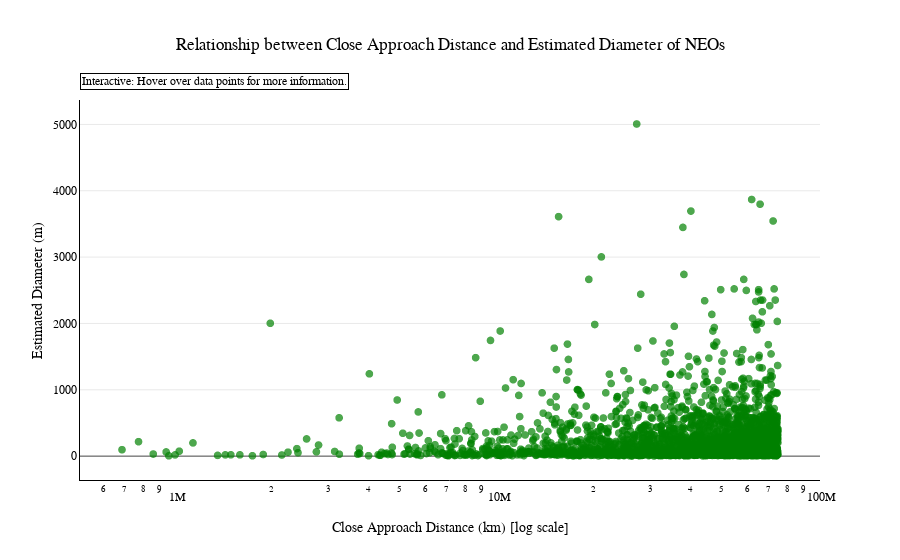
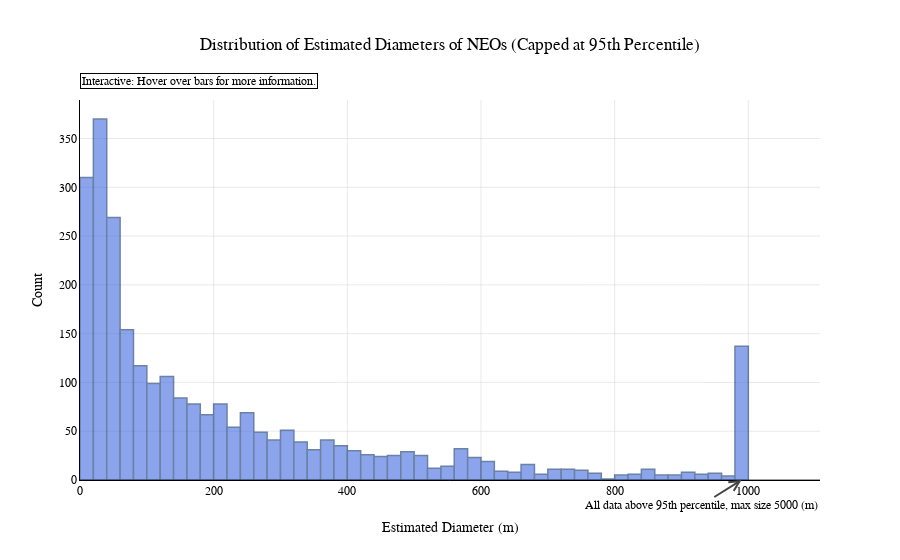
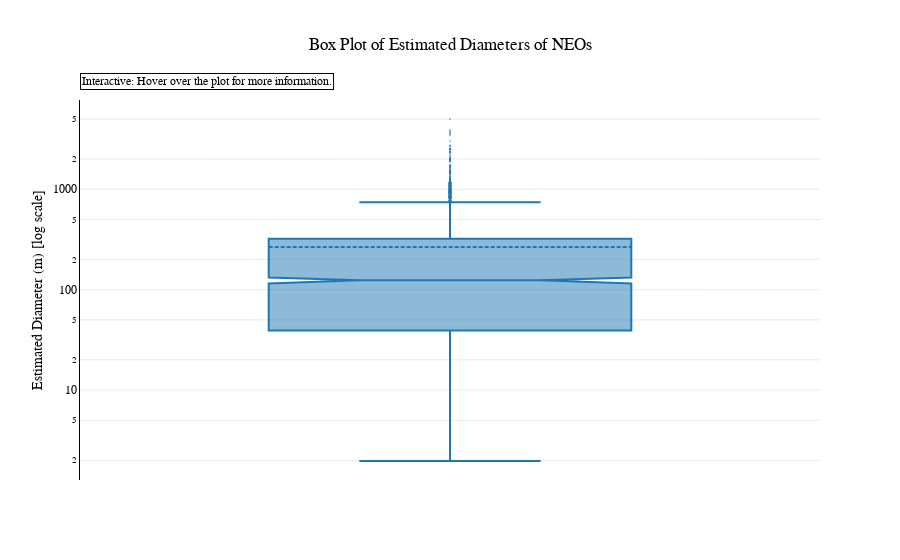

Here is the notebook cell these charts were saved with, in order:
### Markdown cell above
### Task 4: Data Visualization Part B

- Create a pie chart of the proportion of hazardous vs non-hazardous NEOs.
- Create a scatter plot of the correlation between NEO size and close approach distance.
- Customize the appearance of your plots (e.g., colors, labels, titles).
- Create interactive visualizations using a library like Plotly. For example, create an interactive scatter plot where you can hover over each point to see more information about the NEO. **Be creative!**

### Code cell
# Write your code
import pandas as pd
import matplotlib as plt
from src.utils import *
import plotly.io as pio

# Used to stop Jupyter from overriding custom plotly specifications
pio.templates.default = "none"

#Get the count of each potentially_hazardous true and false
df_hazardous_pieChart = pd.DataFrame()
df_hazardous_series = df['potentially_hazardous'].value_counts()
df_hazardous_pieChart = df_hazardous_series.reset_index()
df_hazardous_pieChart.columns = ['potentially_hazardous', 'count']

# Rename cells
df_hazardous_pieChart.at[0, 'potentially_hazardous'] = 'non-hazardous'
df_hazardous_pieChart.at[1, 'potentially_hazardous'] = 'hazardous'


# Plot pie chart
colors = ['green', 'red']  # Green for non-hazardous, red for hazardous
title = 'Distribution of Potentially Hazardous vs Non-Hazardous NEOs'
plot_pie_chart(
    df_hazardous_pieChart,
    'potentially_hazardous',
    'count',
    title,
    colors)
#plot_pie_chart(df_hazardous_pieChart,'potetially_hazardous','count',title,colors)


# Calculate the average diameter and add it as a new column
df['estimated_diameter_average (m)'] = (df['estimated_diameter_min (m)'] + df['estimated_diameter_max (m)']) / 2
# Turned missed distance values into numeric
df['miss_distance (km)'] = pd.to_numeric(df['miss_distance (km)'], errors='coerce')

# Plot scatterplot
fig, ax = plt.subplots(figsize=(10, 6), constrained_layout=True)
title = 'Relationship between Close Approach Distance and Estimated Diameter of NEOs'
plot_scatter_ass2(
    df, 'miss_distance (km)',
    'estimated_diameter_average (m)',
    'green',
    title,
    ax,
    'Close Approach Distance (km) [log scale]',
    'Estimated Diameter (m)')

# Plot interactive scatterplot
plot_interactive_scatter(
    df,
    'miss_distance (km)',
    'estimated_diameter_average (m)',
    'Relationship between Close Approach Distance and Estimated Diameter of NEOs',
    'Close Approach Distance (km) [log scale]',
    'Estimated Diameter (m)'
    )

# Plot interactive histogram with winsorized data and an annotation
plot_interactive_histogram(
    df,
    'estimated_diameter_average (m)',
    'Distribution of Estimated Diameters of NEOs (Capped at 95th Percentile)',
    'Estimated Diameter (m)'
)

# Plot interactive boxplot with log scale
plot_interactive_box(
    df,
    'estimated_diameter_average (m)',
    'Box Plot of Estimated Diameters of NEOs',
    'Estimated Diameter (m) [log scale]'
    )

### Figure 1 — Plotly figure (JSON) as saved in the notebook; plotly's stock layout.template omitted (floating-point values rounded to 4 significant figures; data arrays with more than 128 entries replaced by an {"elided": "..."} marker saying what was removed)
{"data": [{"hovertemplate": "Close Approach Distance (km) [log scale]=%{x}<br>Estimated Diameter (m)=%{y}<extra></extra>", "legendgroup": "", "marker": {"color": "green", "symbol": "circle", "opacity": 0.7, "size": 8}, "mode": "markers", "name": "", "showlegend": false, "x": {"elided": "2674 float values"}, "xaxis": "x", "y": {"elided": "2674 float values"}, "yaxis": "y", "type": "scattergl"}], "layout": {"xaxis": {"anchor": "y", "domain": [0.0, 1.0], "title": {"text": "Close Approach Distance (km) [log scale]"}, "type": "log", "linecolor": "black", "showgrid": false, "gridcolor": "LightGrey", "gridwidth": 0.5}, "yaxis": {"anchor": "x", "domain": [0.0, 1.0], "title": {"text": "Estimated Diameter (m)"}, "linecolor": "black", "showgrid": true, "gridcolor": "LightGrey", "gridwidth": 0.5}, "legend": {"tracegroupgap": 0, "title": {"text": "Legend"}}, "title": {"text": "Relationship between Close Approach Distance and Estimated Diameter of NEOs"}, "font": {"family": "Arial, sans-serif", "size": 12, "color": "black"}, "plot_bgcolor": "white", "annotations": [{"align": "left", "bordercolor": "black", "borderwidth": 1, "showarrow": false, "text": "Interactive: Hover over data points for more information.", "x": 0, "xref": "paper", "y": 1.07, "yref": "paper"}]}}

### Figure 2 — Plotly figure (JSON) as saved in the notebook; plotly's stock layout.template omitted (floating-point values rounded to 4 significant figures; data arrays with more than 128 entries replaced by an {"elided": "..."} marker saying what was removed)
{"data": [{"alignmentgroup": "True", "bingroup": "x", "hovertemplate": "estimated_diameter_average (m)=%{x}<br>count=%{y}<extra></extra>", "legendgroup": "", "marker": {"color": "RoyalBlue", "pattern": {"shape": ""}, "line": {"color": "rgb(8,48,107)", "width": 1.5}}, "name": "", "nbinsx": 50, "offsetgroup": "", "orientation": "v", "showlegend": false, "x": {"elided": "2674 float values"}, "xaxis": "x", "yaxis": "y", "type": "histogram", "opacity": 0.6}], "layout": {"xaxis": {"anchor": "y", "domain": [0.0, 1.0], "title": {"text": "Estimated Diameter (m)"}, "linecolor": "black", "showgrid": true, "gridcolor": "LightGrey", "gridwidth": 0.5, "fixedrange": true}, "yaxis": {"anchor": "x", "domain": [0.0, 1.0], "title": {"text": "Count"}, "linecolor": "black", "showgrid": true, "gridcolor": "LightGrey", "gridwidth": 0.5}, "legend": {"tracegroupgap": 0}, "title": {"text": "Distribution of Estimated Diameters of NEOs (Capped at 95th Percentile)"}, "barmode": "relative", "font": {"family": "Arial, sans-serif", "size": 12, "color": "black"}, "plot_bgcolor": "white", "annotations": [{"arrowhead": 5, "ax": -40, "ay": 25, "showarrow": true, "text": "All data above 95th percentile, max size 5000 (m)", "x": 989.8, "xref": "x", "y": 0, "yref": "paper"}, {"align": "left", "bordercolor": "black", "borderwidth": 1, "showarrow": false, "text": "Interactive: Hover over bars for more information.", "x": 0, "xref": "paper", "y": 1.07, "yref": "paper"}]}}

### Figure 3 — Plotly figure (JSON) as saved in the notebook; plotly's stock layout.template omitted (floating-point values rounded to 4 significant figures; data arrays with more than 128 entries replaced by an {"elided": "..."} marker saying what was removed)
{"data": [{"alignmentgroup": "True", "boxpoints": "suspectedoutliers", "hovertemplate": "Estimated Diameter (m) [log scale]=%{y}<extra></extra>", "legendgroup": "", "marker": {"color": "#1F77B4", "opacity": 0.5, "size": 2}, "name": "", "notched": true, "offsetgroup": "", "orientation": "v", "showlegend": false, "x0": " ", "xaxis": "x", "y": {"elided": "2674 float values"}, "y0": " ", "yaxis": "y", "type": "box", "line": {"width": 2}, "boxmean": true}], "layout": {"xaxis": {"anchor": "y", "domain": [0.0, 1.0]}, "yaxis": {"anchor": "x", "domain": [0.0, 1.0], "title": {"text": "Estimated Diameter (m) [log scale]"}, "type": "log", "linecolor": "black", "showgrid": true, "gridcolor": "LightGrey", "gridwidth": 0.5}, "legend": {"tracegroupgap": 0}, "title": {"text": "Box Plot of Estimated Diameters of NEOs"}, "boxmode": "group", "font": {"family": "Arial, sans-serif", "size": 12, "color": "black"}, "plot_bgcolor": "white", "annotations": [{"align": "left", "bordercolor": "black", "borderwidth": 1, "showarrow": false, "text": "Interactive: Hover over the plot for more information.", "x": 0, "xref": "paper", "y": 1.07, "yref": "paper"}]}}
